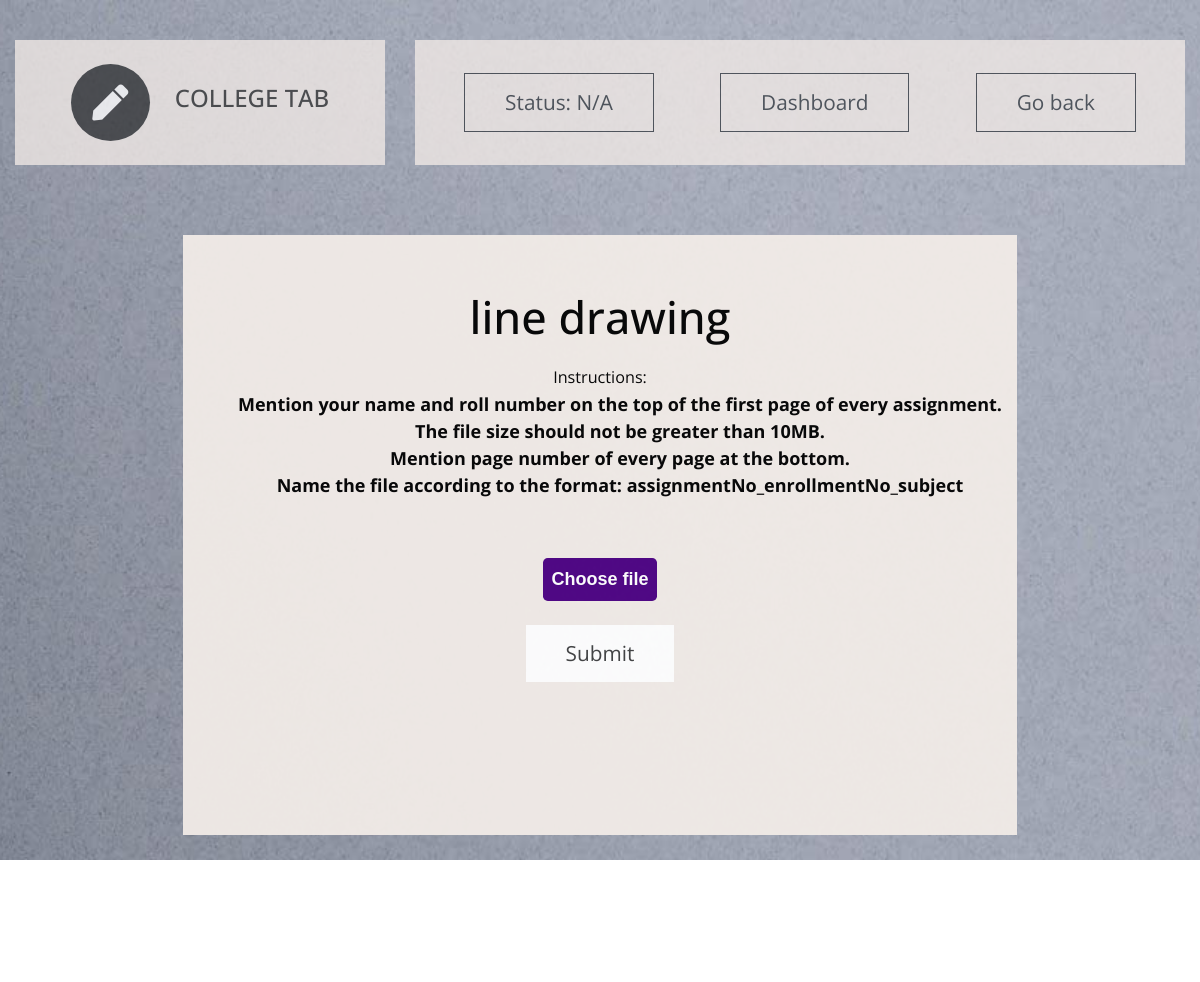
/s_dashboard/s_assign_form/0103IT181055/5 (signed in), run on an earlier commit of the app's database.
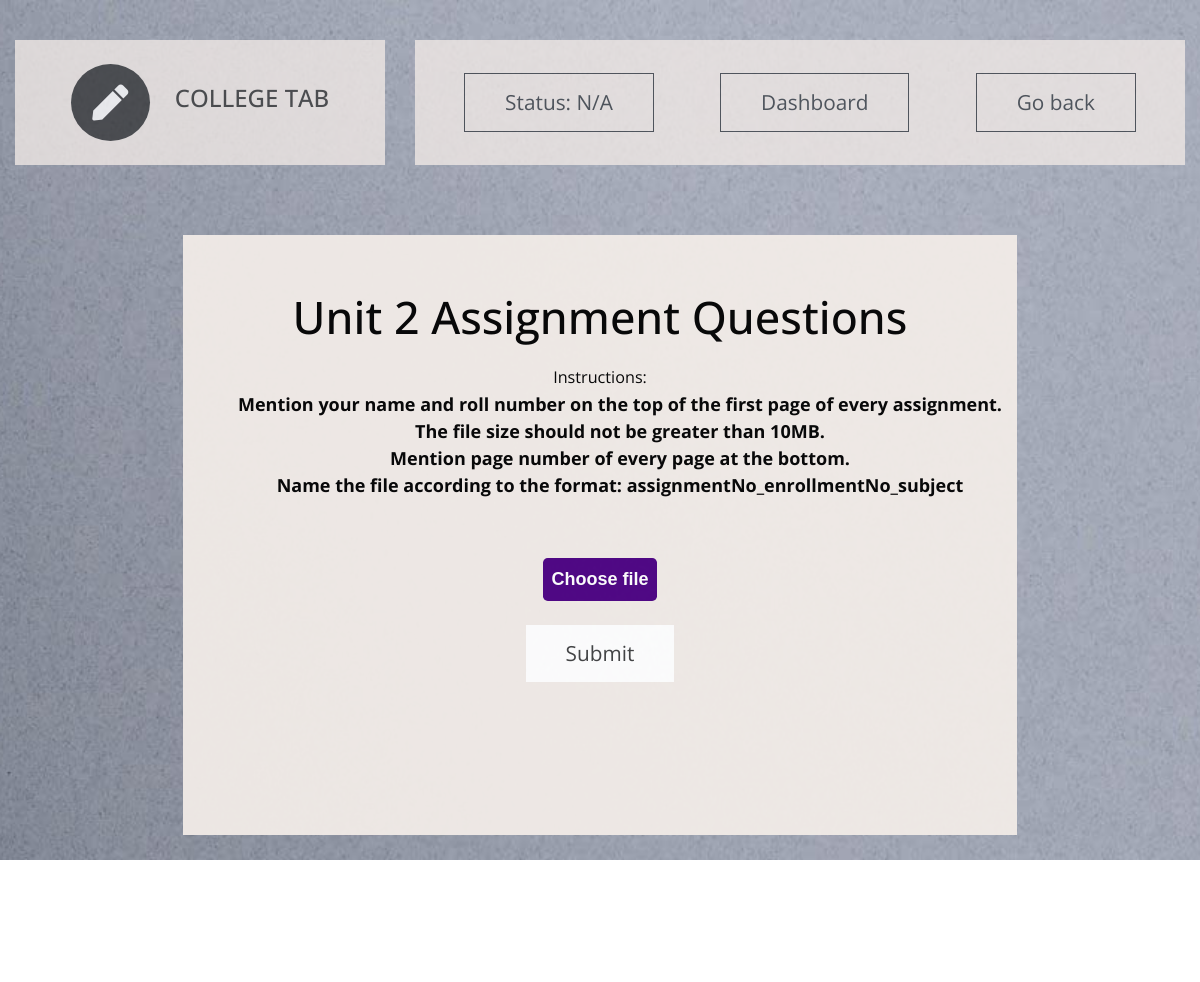
And on a later commit of the database.
### ctapp/models.py (models this page shows, shortened)
class assignment(models.Model):
    c_id  = models.ForeignKey(Class,on_delete=models.CASCADE)   #class id
    s_id = models.ForeignKey(subject,on_delete=models.CASCADE)  #subject id
    t_id = models.ForeignKey(teacher,on_delete=models.CASCADE)  #teacher id
    topic = models.CharField(max_length=50)
    last_date = models.DateField()
    assignfile = models.FileField(upload_to=get_directory_for_assignment_details,default="p.pdf")

### ctapp/views.py (the view, shortened to what this page needs)
# urls.py: path('s_assign_form/<str:id>/<int:assign_id>', views.stud_assign_submit, name='submit_assign'),
@login_required(login_url='s_login/')
def stud_assign_submit(request,id,assign_id):
    current_student = student.objects.get(enrollment_number=id)
    assignment_current = assignment.objects.get(id=assign_id)
    template = loader.get_template('student_dashboard_assignment_upload.html')
    form = AssignSubmitForm()
    context = {'student':current_student,'assignment':assignment_current,'form':form}
    return HttpResponse(template.render(context, request))

### ctapp/templates/student_dashboard_assignment_upload.html (shortened to what this page needs)
<!DOCTYPE html>
<html lang="en">
{% load static %}
{% load widget_tweaks %}
  <head>
    <link rel="stylesheet" href="{% static 'css/all.min.css' %}" />
    <link rel="stylesheet" href="{% static 'css/bootstrap.min.css' %}" />
    <link rel="stylesheet" href="{% static 'css/templatemo-style.css' %}" />
  </head>
  <body id="assignmentPage">
    <div class="parallax-window" data-parallax="scroll" data-image-src="{% static 'img/assignments.jpg' %}">
      <div class="container-fluid">
        <div class="row tm-brand-row">
          <div class="col-lg-4 col-11">
            <div class="tm-brand-container tm-bg-white-transparent">
              <i class="fas fa-2x fa-pen tm-brand-icon"></i>
              <div class="tm-brand-texts">
                <h1 class="text-uppercase tm-brand-name">College Tab</h1>
              </div>
            </div>
          </div>
          <div class="col-lg-8 col-1">
            <div class="tm-nav">
              <nav
                class="navbar navbar-expand-lg navbar-light tm-bg-white-transparent tm-navbar">
                <div class="collapse navbar-collapse" id="navbarNav">
                  <ul class="navbar-nav">
                    <li class="nav-item">
                      <div class="btn btn-outline-dark">
                        Status: N/A
                      </div>
                    </li>
                    <li class="nav-item">
                      <a href="{% url 'student:s_db' student.enrollment_number %}" class="btn btn-outline-dark">
                        Dashboard
                      </a>
                    </li>
                    <li class="nav-item">
                      <a href="{% url 'student:s_subject_assignment_list' student.enrollment_number assignment.s_id.subject_code %}" class="btn btn-outline-dark">
                        Go back
                      </a>
                    </li>
                  </ul>
                </div>
              </nav>
            </div>
          </div>
        </div>
        <section class="row" id="tmServices">
            <div class="col-12">
               <div class="parallax-window tm-services-parallax-header tm-testimonials-parallax-header"
                    data-parallax="scroll"
                    data-z-index="101"
                    data-image-src="{% static '' %}">
                    <div class="tm-bg-white-transparent text-center tm-services-header tm-testimonials-header" id="upload">
                       <h3 class="tm-services-page-title tm-testimonials-page-title">{{assignment.topic}}</h3>
                       <p class="tm-services-description mb-0 small">
                           Instructions:
                           <ul style="list-style-type:none;">
                             <li>Mention your name and roll number on the top of the first page of every assignment.</li>
                             <li>The file size should not be greater than 10MB.</li>
                             <li>Mention page number of every page at the bottom.</li>
                             <li>Name the file according to the format: assignmentNo_enrollmentNo_subject</li>
                           </ul>
                       </p>
                       <br>
                        <form action="{% url 'student:submit_assign' student.enrollment_number assignment.id %}" method="POST" enctype="multipart/form-data">
                          <label for="myPdf">Choose file</label>
                          <button type="submit" class="btn btn-primary tm-btn-submit rounded-0">Submit</button>
                        </form>
                      </div>
                   </div>
               </div>
            </section>
            </div>
         <footer class="row">
            <p class="col-12 text-white text-center tm-copyright-text">
            </p>
          </footer>
        </div>
    </body>
  </html>

What changed in the data, as far as the page shows it:
changed assignment: topic "line drawing" → "Unit 2 Assignment Questions"
